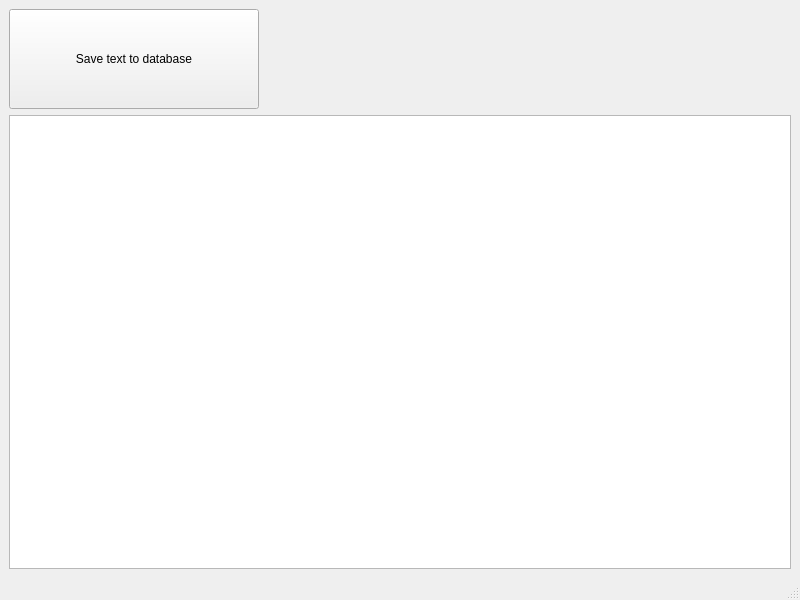
<?xml version="1.0" encoding="UTF-8"?>
<ui version="4.0">
 <class>editWindow</class>
 <widget class="QMainWindow" name="editWindow">
  <property name="geometry">
   <rect>
    <x>0</x>
    <y>0</y>
    <width>800</width>
    <height>600</height>
   </rect>
  </property>
  <property name="windowTitle">
   <string>Edit Contract Text</string>
  </property>
  <widget class="QWidget" name="centralwidget">
   <layout class="QVBoxLayout" name="verticalLayout">
    <item>
     <widget class="QPushButton" name="saveButton">
      <property name="sizePolicy">
       <sizepolicy hsizetype="Fixed" vsizetype="Fixed">
        <horstretch>0</horstretch>
        <verstretch>0</verstretch>
       </sizepolicy>
      </property>
      <property name="minimumSize">
       <size>
        <width>250</width>
        <height>100</height>
       </size>
      </property>
      <property name="toolTip">
       <string>Send text to database (Ctrl + S)</string>
      </property>
      <property name="statusTip">
       <string>Send text to database (Ctrl + S)</string>
      </property>
      <property name="text">
       <string>Save text to database</string>
      </property>
      <property name="icon">
       <iconset resource="../res/res.qrc">
        <normaloff>:/icons/color/upload.png</normaloff>:/icons/color/upload.png</iconset>
      </property>
      <property name="iconSize">
       <size>
        <width>45</width>
        <height>45</height>
       </size>
      </property>
      <property name="shortcut">
       <string>Ctrl+S</string>
      </property>
     </widget>
    </item>
    <item>
     <widget class="QPlainTextEdit" name="plainTextEdit"/>
    </item>
   </layout>
  </widget>
  <widget class="QStatusBar" name="statusbar"/>
 </widget>
 <resources>
  <include location="../res/res.qrc"/>
 </resources>
 <connections/>
</ui>
